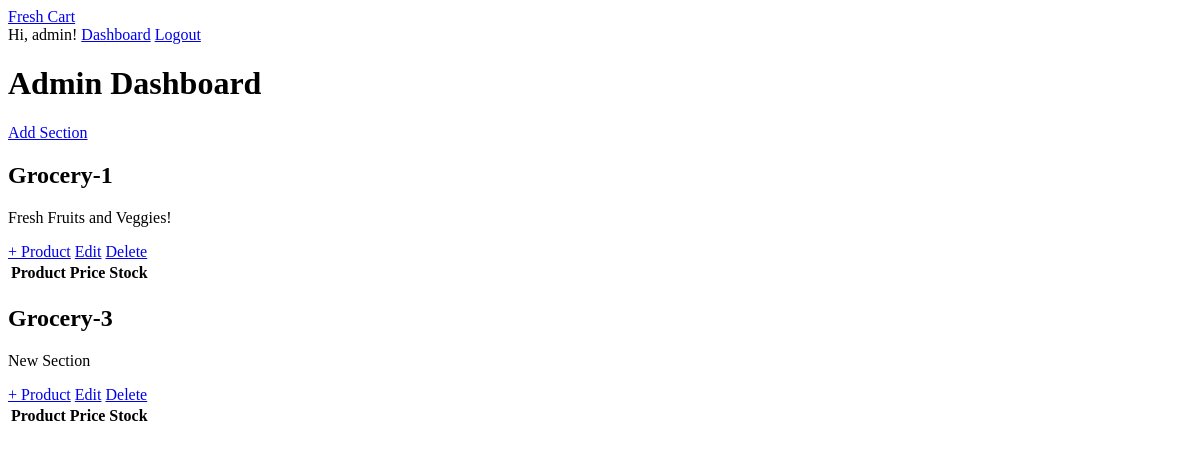
Page /admin (signed in) on the earlier database version.
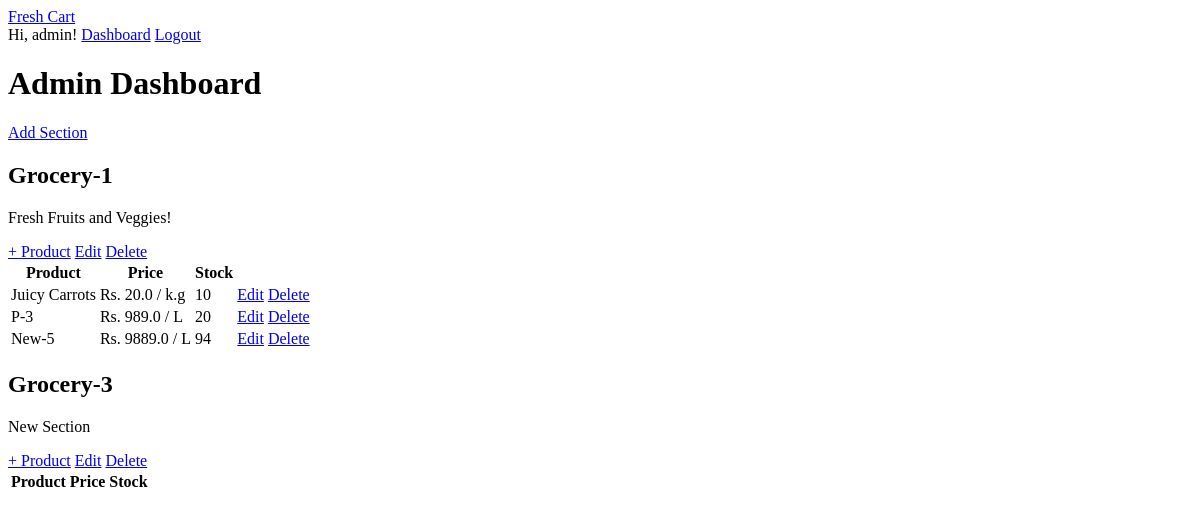
Same page on the later database version.
### models.py (models this page shows)
class Section(db.Model):
    id = db.Column(db.Integer, primary_key=True)
    name = db.Column(db.String(100), nullable=False)
    description = db.Column(db.String(200))
    products = db.relationship('Products', backref='section', cascade="all, delete", lazy=True)

class Products(db.Model):
    id = db.Column(db.Integer, primary_key=True)
    name = db.Column(db.String(100), nullable=False)
    price = db.Column(db.Float, nullable=False)
    units = db.Column(db.String(20))
    stock = db.Column(db.Integer, default=0)
    section_id = db.Column(db.Integer, db.ForeignKey('section.id'), nullable=False)

### app.py (the view)
@app.route('/admin') # READ
@admin_required
def admin_dashboard():
    sections = Section.query.all()
    return render_template('admin_dashboard.html', sections=sections)

### app.py (called while the page is built)
def admin_required(f):
    @wraps(f)
    def wrapper(*args, **kwargs):
        if not session.get('is_admin'):
            flash("Admins Only!")
            return redirect(url_for('home'))
        return f(*args, **kwargs)
    return wrapper

### templates/admin_dashboard.html
{% extends 'base.html' %} {% block content %}
<div class="dash-head">
  <h1>Admin Dashboard</h1>
  <a class="btn" href="{{ url_for('add_section') }}">Add Section</a>
</div>
{% for section in sections %}
<div class="card">
  <div class="card-head">
    <h2>{{ section.name }}</h2>
    <p>{{ section.description }}</p>
    <span>
      <a href="{{ url_for('add_product', section_id=section.id) }}"
        >+ Product</a
      >
      <a href="{{ url_for('edit_section', id=section.id) }}">Edit</a>
      <a
        href="{{ url_for('delete_section', id=section.id) }}"
        onclick="return confirm('Delete Section?');"
        >Delete</a
      >
    </span>
  </div>
  <table>
    <tr>
      <th>Product</th>
      <th>Price</th>
      <th>Stock</th>
    </tr>
    {% for product in section.products %}
    <tr>
      <td>{{ product.name }}</td>
      <td>Rs. {{ product.price }} / {{ product.units }}</td>
      <td>{{ product.stock }}</td>
      <td>
        <a href="{{ url_for('edit_product', id=product.id) }}">Edit</a>
        <a
          href="{{ url_for('delete_product', id=product.id) }}"
          onclick="return confirm('Delete Product?');"
          >Delete</a
        >
      </td>
    </tr>
    {% endfor %}
  </table>
</div>
{% else %}
<p>No Sections Yet!</p>
{% endfor %} {% endblock %}

### templates/base.html (shortened to what this page needs)
<!doctype html>
<html lang="en">
  <head>
  </head>
  <body>
    <nav class="navbar">
      <a href="{{ url_for('home') }}" class="brand">Fresh Cart</a>
      <div class="nav-links">
        {% if session.user_id %}
        <span>Hi, {{ session.username }}!</span>
        {% if session.is_admin %}
        <a href="{{ url_for('admin_dashboard') }}">Dashboard</a>
        {% endif %}
        <a href="{{ url_for('logout') }}">Logout</a>
        {% else %}
        <a href="{{ url_for('login') }}">Login</a>
        <a href="{{ url_for('register') }}">Register</a>
        {% endif %}
      </div>
    </nav>
    <main class="container">
       {% block content %}{% endblock %}
    </main>
  </body>
</html>

Differences in the rows shown:
added Products: name "Juicy Carrots", price "20.0", units "k.g", stock "10", shown under Section "Grocery-1"
added Products: name "P-3", price "989.0", units "L", stock "20", shown under Section "Grocery-1"
added Products: name "New-5", price "9889.0", units "L", stock "94", shown under Section "Grocery-1"
